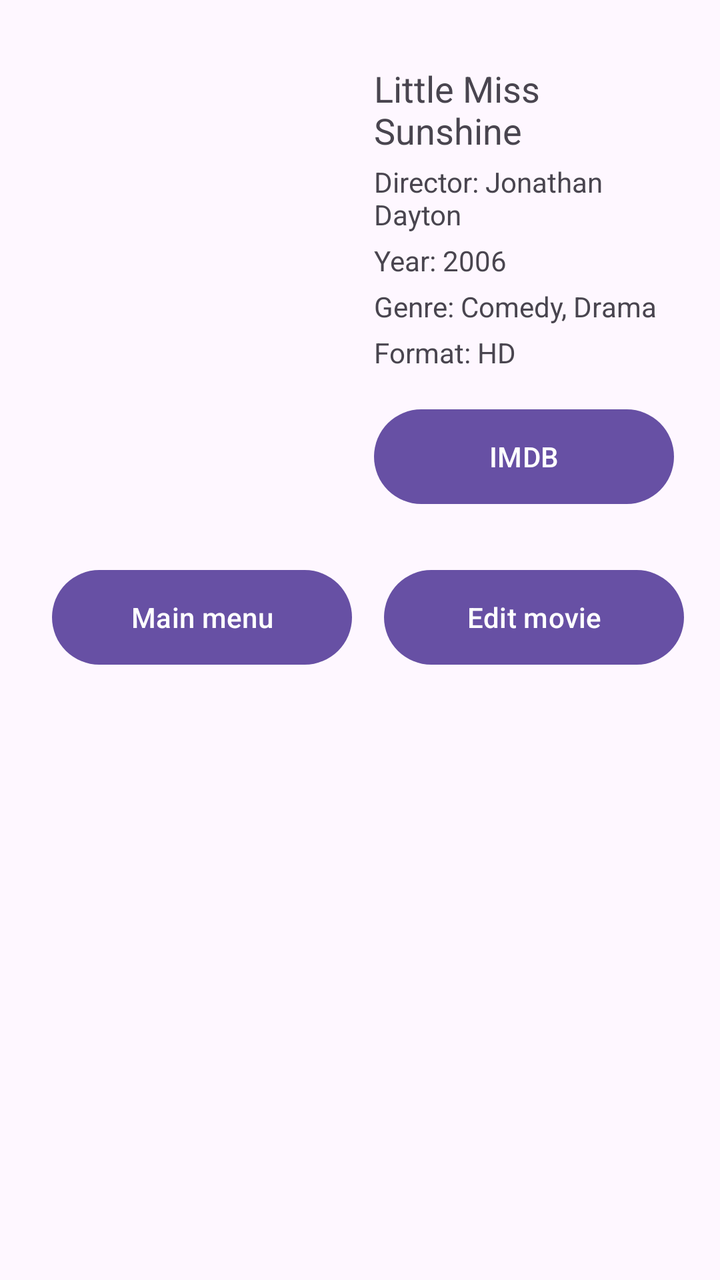
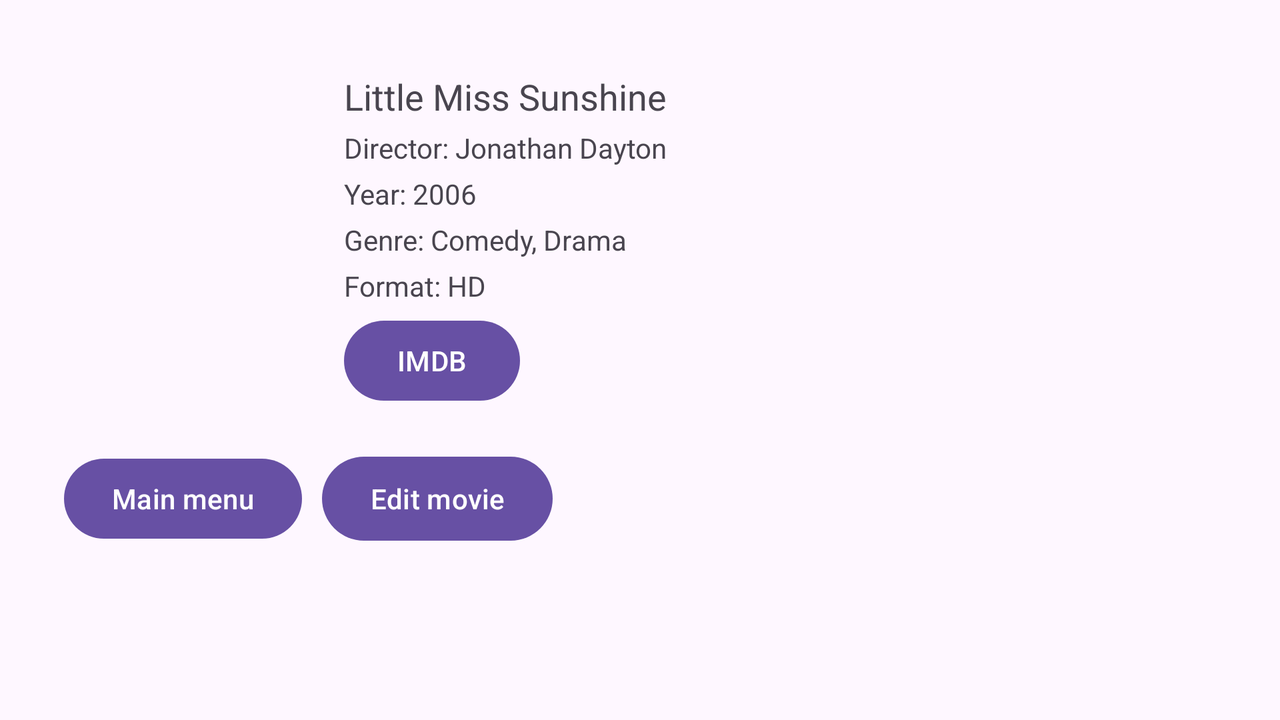

Compare how this app lays out the same screen by default and in its alternative resource folder. The renders come first, then the two layout files and the values they reference.
<!-- AndroidManifest.xml: application theme Theme.Filmoteca -->
<!-- res/layout/activity_film_data.xml -->
<?xml version="1.0" encoding="utf-8"?>
<RelativeLayout xmlns:android="http://schemas.android.com/apk/res/android"
    xmlns:app="http://schemas.android.com/apk/res-auto"
    android:layout_width="match_parent"
    android:layout_height="wrap_content"
    android:padding="16dp">

    <ImageView
        android:id="@+id/poster"
        android:layout_width="130dp"
        android:layout_height="200dp"
        android:layout_alignParentStart="true"
        android:layout_margin="10dp"
        android:layout_marginTop="10dp"
        android:layout_marginEnd="10dp"
        android:layout_marginBottom="10dp"
        android:contentDescription="@string/contentDescr"
        android:scaleType="centerCrop"
        android:src="@drawable/poster"
        app:srcCompat="@drawable/poster" />

    <LinearLayout
        android:id="@+id/boxLayout2"
        android:layout_width="wrap_content"
        android:layout_height="wrap_content"
        android:layout_alignParentTop="true"
        android:layout_alignParentEnd="true"
        android:layout_marginTop="16dp"
        android:layout_marginStart="5dp"
        android:layout_toEndOf="@+id/poster"
        android:orientation="vertical">

        <TextView
            android:id="@+id/details"
            android:layout_width="wrap_content"
            android:layout_height="wrap_content"
            android:layout_alignParentTop="true"
            android:layout_marginStart="16dp"
            android:layout_toEndOf="@+id/poster"
            android:text="@string/p1Title"
            android:textSize="18sp" />

        <TextView
            android:id="@+id/director"
            android:layout_width="wrap_content"
            android:layout_height="wrap_content"
            android:layout_below="@+id/details"
            android:layout_marginStart="16dp"
            android:layout_marginTop="4dp"
            android:layout_toEndOf="@+id/poster"
            android:text="@string/p1Dir" />

        <TextView
            android:id="@+id/year"
            android:layout_width="wrap_content"
            android:layout_height="wrap_content"
            android:layout_below="@+id/director"
            android:layout_marginStart="16dp"
            android:layout_marginTop="4dp"
            android:layout_toEndOf="@+id/poster"
            android:text="@string/p1YearText" />

        <TextView
            android:id="@+id/genre"
            android:layout_width="wrap_content"
            android:layout_height="wrap_content"
            android:layout_below="@+id/year"
            android:layout_marginStart="16dp"
            android:layout_marginTop="4dp"
            android:layout_toEndOf="@+id/poster"
            android:text="@string/p1GenreText" />

        <TextView
            android:id="@+id/format"
            android:layout_width="wrap_content"
            android:layout_height="wrap_content"
            android:layout_below="@+id/genre"
            android:layout_marginStart="16dp"
            android:layout_marginTop="4dp"
            android:layout_toEndOf="@+id/poster"
            android:text="@string/p1FormatText" />

        <Button
            android:id="@+id/imdb"
            android:layout_width="150dp"
            android:layout_height="wrap_content"
            android:layout_below="@+id/format"
            android:layout_marginStart="16dp"
            android:layout_marginTop="15dp"
            android:layout_toEndOf="@+id/poster"
            android:text="@string/p1ImdbText"
            android:lines="2"/>

    </LinearLayout>

    <LinearLayout
        android:id="@+id/buttonLayout"
        android:layout_width="wrap_content"
        android:layout_height="match_parent"
        android:layout_below="@+id/boxLayout2"
        android:layout_alignParentBottom="true"
        android:layout_marginTop="25dp"
        android:layout_marginStart="10dp"
        android:orientation="horizontal">

        <Button
            android:id="@+id/main"
            android:layout_width="150dp"
            android:layout_height="wrap_content"
            android:layout_marginBottom="200dp"
            android:text="@string/main"
            android:lines="2"/>

        <Button
            android:id="@+id/edit"
            android:layout_width="150dp"
            android:layout_height="wrap_content"
            android:layout_marginStart="16dp"
            android:layout_marginBottom="200dp"
            android:lines="2"
            android:text="@string/edit" />
    </LinearLayout>

</RelativeLayout>
<!-- resources referenced by this layout -->
<resources>
  <string name="contentDescr">Profile picture</string>
  <string name="edit">Edit movie</string>
  <string name="main">Main menu</string>
  <string name="p1Dir">Director: Jonathan Dayton</string>
  <string name="p1FormatText">Format: HD</string>
  <string name="p1GenreText">Genre: Comedy, Drama</string>
  <string name="p1ImdbText">IMDB</string>
  <string name="p1Title">Little Miss Sunshine</string>
  <string name="p1YearText">Year: 2006</string>
  <style name="Theme.Filmoteca" parent="Base.Theme.Filmoteca" />
  <style name="Base.Theme.Filmoteca" parent="Theme.Material3.DayNight">
          
          
      </style>
</resources>
<!-- res/layout-land/activity_film_data.xml (the repository's variant of the layout above) -->
<!-- drawn on the phone turned sideways -->
<?xml version="1.0" encoding="utf-8"?>
<RelativeLayout xmlns:android="http://schemas.android.com/apk/res/android"
    xmlns:app="http://schemas.android.com/apk/res-auto"
    android:layout_width="match_parent"
    android:layout_height="wrap_content"
    android:orientation="vertical"
    android:padding="16dp">

    <ImageView
        android:id="@+id/poster"
        android:layout_width="120dp"
        android:layout_height="180dp"
        android:layout_alignParentStart="true"
        android:layout_marginStart="20dp"
        android:layout_marginTop="16dp"
        android:scaleType="centerCrop"
        android:contentDescription="@string/contentDescr"
        android:src="@drawable/lms_poster"
        app:srcCompat="@drawable/lms_poster" />

    <TextView
        android:id="@+id/details"
        android:layout_width="wrap_content"
        android:layout_height="wrap_content"
        android:layout_alignParentTop="true"
        android:layout_marginStart="16dp"
        android:layout_marginTop="20dp"
        android:layout_toEndOf="@+id/poster"
        android:text="@string/p1Title"
        android:textSize="18sp" />

    <TextView
        android:id="@+id/director"
        android:layout_width="wrap_content"
        android:layout_height="wrap_content"
        android:layout_below="@+id/details"
        android:layout_marginStart="16dp"
        android:layout_marginTop="4dp"
        android:layout_toEndOf="@+id/poster"
        android:text="@string/p1Dir"
        android:textSize="14sp" />

    <TextView
        android:id="@+id/year"
        android:layout_width="wrap_content"
        android:layout_height="wrap_content"
        android:layout_below="@+id/director"
        android:layout_marginStart="16dp"
        android:layout_marginTop="4dp"
        android:layout_toEndOf="@+id/poster"
        android:text="@string/p1YearText"
        android:textSize="14sp" />

    <TextView
        android:id="@+id/genre"
        android:layout_width="wrap_content"
        android:layout_height="wrap_content"
        android:layout_below="@+id/year"
        android:layout_marginStart="16dp"
        android:layout_marginTop="4dp"
        android:layout_toEndOf="@+id/poster"
        android:text="@string/p1GenreText"
        android:textSize="14sp" />

    <TextView
        android:id="@+id/format"
        android:layout_width="wrap_content"
        android:layout_height="wrap_content"
        android:layout_below="@+id/genre"
        android:layout_marginStart="16dp"
        android:layout_marginTop="4dp"
        android:layout_toEndOf="@+id/poster"
        android:text="@string/p1FormatText"
        android:textSize="14sp" />

    <Button
        android:id="@+id/imdb"
        android:layout_width="wrap_content"
        android:layout_height="wrap_content"
        android:layout_below="@+id/format"
        android:layout_marginStart="16dp"
        android:layout_marginTop="4dp"
        android:layout_toEndOf="@+id/poster"
        android:text="@string/p1ImdbText" />

    <LinearLayout
        android:id="@+id/buttonLayout"
        android:layout_width="match_parent"
        android:layout_height="wrap_content"
        android:layout_below="@+id/imdb"
        android:layout_marginTop="16dp"
        android:orientation="horizontal">

        <Button
            android:id="@+id/main"
            android:layout_width="wrap_content"
            android:layout_height="wrap_content"
            android:layout_marginStart="16dp"
            android:layout_marginTop="4dp"
            android:text="@string/main" />
        
        


        <Button
            android:id="@+id/edit"
            android:layout_width="wrap_content"
            android:layout_height="50dp"
            android:layout_marginStart="10dp"
            android:layout_marginTop="4dp"
            android:layout_marginBottom="200dp"
            android:text="@string/edit" />
        
        
    </LinearLayout>

</RelativeLayout>
